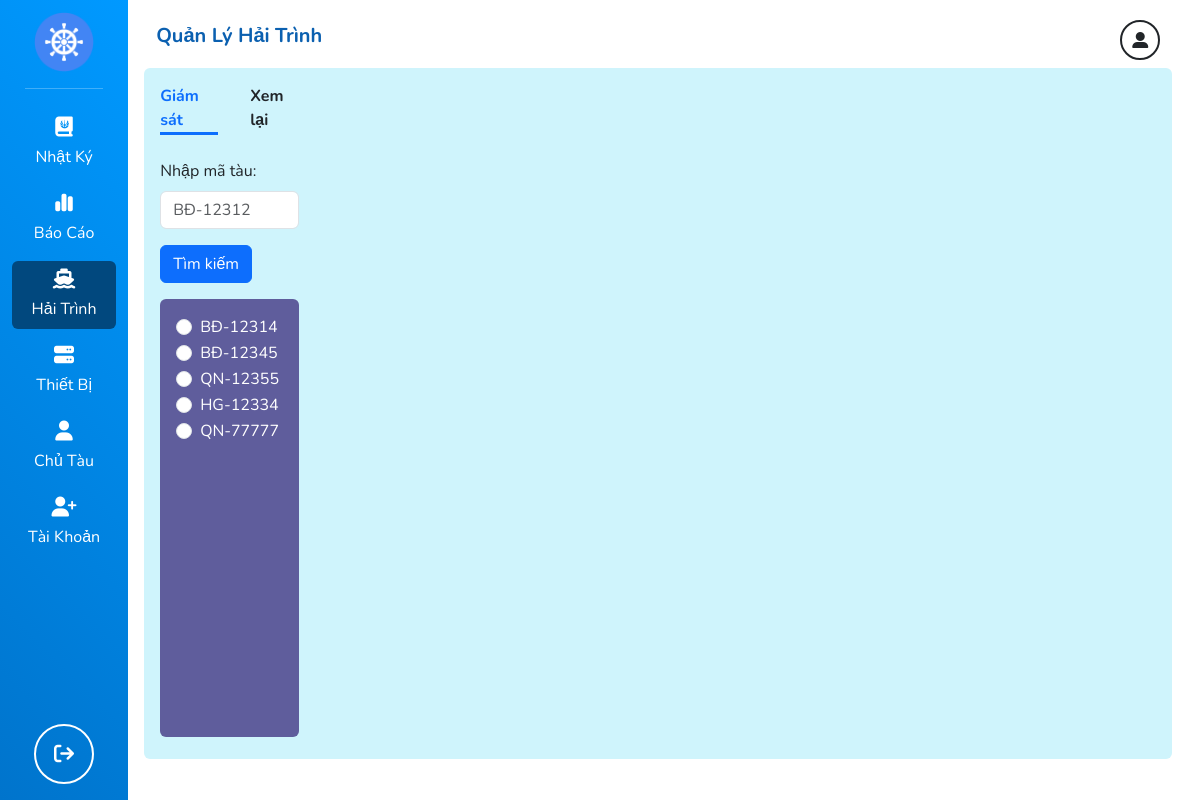
The app's page / (signed in) with its own data.
### core/models.py (models this page shows, shortened)
class BangTau(models.Model):
    ID = models.BigAutoField(
        auto_created=True, primary_key=True, serialize=False, verbose_name='ID'
    )
    IDTau = models.UUIDField(
        unique=True,
        editable=False,
        default=uuid.uuid4,
        help_text='Mã định danh tàu'
    )
    SoDangKy = models.CharField(
        max_length=15, null=False, default='',
        help_text='Số đăng ký'
    ) # số đăng ký giống như biển số của tàu
    TenTau = models.CharField(max_length=128,
        null=False, default='', help_text='Tên tàu')
    HoHieu = models.CharField(max_length=128,
        null=False, default='', help_text='Hô hiệu')
    CoHieu = models.CharField(max_length=128,
        null=True, blank=True, help_text='Cờ hiệu')
    IMO = models.CharField(max_length=128, null=False, default='',
        help_text='IMO - International Maritime Organization - Tổ chức hàng hải quốc tế'
    )
    NoiDangKy = models.ForeignKey(
        BangDonViHanhChinhCapTinh,
        on_delete=models.DO_NOTHING,
        null=False,
        default=1
    )
    CangCaDangKy = models.ForeignKey(
        related_name='cangcadangky',
        to=BangCangCa,
        on_delete=models.DO_NOTHING,
        editable=False,
        null=False,
        default=1
    )
    CangCaPhu = models.ForeignKey(
        related_name='cangcadangky_2',
        to=BangCangCa,
        on_delete=models.DO_NOTHING,
        editable=False,
        null=False,
        default=1
    )
    NgheChinh = models.ForeignKey(
        related_name='nghechinh',
        to=BangNganhNgheKhaiThac,
        on_delete=models.DO_NOTHING,
        null=False,
        default=1
    )
    NghePhu1 = models.ForeignKey(related_name='nghephu_1',
        to=BangNganhNgheKhaiThac,
        on_delete=models.DO_NOTHING,
        null=True, blank=True
    )
    NghePhu2 = models.ForeignKey(related_name='nghephu_2',
        to=BangNganhNgheKhaiThac,
        on_delete=models.DO_NOTHING,
        null=True, blank=True
    )
    NgayDangKy = models.DateField(null=False, validators=[
        MinValueValidator(limit_value=date(1900, 1, 1)),
        MaxValueValidator(limit_value=date.today())
    ], help_text='Ngày đăng ký', default=date(1900, 1, 1))
    NgayHetHanDangKy = models.DateField(null=False,
        help_text='Ngày hết hạn đăng ký',
        default=date(1900, 1, 1)
    )
    TongTaiTrong = models.FloatField(null=False,
        default=0, help_text='Tổng trọng tải tàu')
    ChieuDaiLonNhat = models.FloatField(null=False,
        default=0, help_text='Chiều dài tàu')
    ChieuRongLonNhat = models.FloatField(null=False,
        default=0, help_text='Chiều rộng tàu')
    CongSuatMay = models.FloatField(null=False,
        default=0, help_text='Công suất máy')
    MonNuoc = models.FloatField(null=False,
        default=0, help_text='Mớn nước')
    SoThuyenVien = models.IntegerField(null=False,
        default=0, help_text='Số thuyền viên')
    NgaySanXuat = models.DateField(null=True, blank=True, validators=[
        MinValueValidator(limit_value=date(1900, 1, 1)),
        MaxValueValidator(limit_value=date.today())
    ], help_text='Ngày sản xuất')
    NgayHetHan = models.DateField(null=True, blank=True, default=date(1900, 1, 1), help_text='Ngày hết hạn')
    LoaiTau = models.ForeignKey(
        BangMaLoaiTau,
        on_delete=models.DO_NOTHING,
        null=False, default=1
    )
    DungTichHamCa = models.FloatField(null=True,
        blank=True, help_text='Dung tích hầm cá')
    VanTocDanhBat = models.FloatField(null=False,
        default=0, help_text='Vận tốc tàu chạy lúc đánh bắt')
    VanTocHanhTrinh = models.FloatField(null=False,
        default=0, help_text='Vận tốc lớn nhất của tàu')
    IDDevice = models.OneToOneField(
        BangThietBiNhatKyKhaiThac,
        on_delete=models.DO_NOTHING,
        null=True,
        blank=True
    )
    IDChuTau = models.ForeignKey(
        BangChuTau,
        on_delete=models.DO_NOTHING,
        related_name='bangtau_chutau',
        null=True, blank=True,
    )
    IDThuyenTruong = models.OneToOneField(
        BangThuyenTruong,
        on_delete=models.DO_NOTHING,
        null=True,
        blank=True
    )
    IDTinh = models.ForeignKey(
        related_name='bang_tau_tinh',
        to=BangDonViHanhChinhCapTinh,
        on_delete=models.DO_NOTHING,
        null=False,
        default=1
    )
    ThongSoNguCu = models.CharField(max_length=255, null=False,
        default='', help_text='Thông số ngư cụ')
    class Meta:
        verbose_name_plural = "Bảng tàu"

### core/views.py (the view)
# urls.py: path('', index, name='index'),
@login_required(login_url='/login/')
def index(request):
    load_dotenv()
    API_KEY = os.getenv("GOOGLE_MAP_API_KEY")
    ships = BangTau.objects.all()
    return render(request, 'core/index.html', {
        'api_key': API_KEY,
        'ships': ships,
    }, status=200)

### templates/core/index.html (shortened to what this page needs)
{% extends 'base.html' %}
{% load static %}
{% block content %}
{% include 'header.html' with title="Quản lý hải trình" %}
<div class="row bg-info-subtle rounded mt-2" style="height: 90%;overflow: hidden;">
    <div class="col-2 col-sm-3 col-md-2 col-lg-2 col-xl-2 col-xxl-2 p-3 d-flex flex-column justify-content-between">
        <ul class="w-100 d-flex justify-content-center" style="list-style: none;padding-left: 0;gap: 32px;">
            <li id="monitor-border" class="border-bottom border-3 border-primary fs-6">
                <a id="monitor" class="nav-link fw-bolder active text-primary" type="button">Giám sát</a>
            </li>
            <li id="playback-border" class="fs-6">
                <a id="playback" class="nav-link fw-bolder" type="button">Xem lại</a>
            </li>
        </ul>
        <div id="monitor-view" class="w-100 h-100 mt-2">
            <div class="mb-3 fs-6">
                <label class="form-label" for="">Nhập mã tàu:</label>
                <input type="text" class="form-control" placeholder="BĐ-12312">
            </div>
            <div class="mb-3 fs-6">
                <button class="btn btn-primary" type="button">Tìm kiếm</button>
            </div>
            <div class="mb-3 fs-6 text-white p-3 rounded" style="overflow-y: auto;height: 75%;background-color: #5F5D9C;">
                {% for ship in ships %}
                <div class="form-check">
                    <input class="form-check-input" type="radio" name="flexRadioDefault" data-id="{{ship.SoDangKy}}" id="{{ship.SoDangKy}}">
                    <label class="form-check-label" for="{{ship.SoDangKy}}">
                      {{ship.SoDangKy}}
                    </label>
                </div>
                {% endfor %}
            </div>
        </div>
    </div>
    <div class="col-10 rounded">
        <div style="width: 100%;height: 100%;position: relative;" id="map"></div>
    </div>
</div>
{% endblock content %}

### static/assets/css/base.css (style rules this page uses)
* { margin: 0; padding: 0; box-sizing: border-box; font-family: 'Nunito', sans-serif; }

### static/assets/css/modal.css (style rules this page uses)
* { box-sizing: border-box; }

### records on screen
BangTau: SoDangKy "BĐ-12314"
BangTau: SoDangKy "BĐ-12345"
BangTau: SoDangKy "QN-12355"
BangTau: SoDangKy "HG-12334"
BangTau: SoDangKy "QN-77777"

### other values on screen
{{ title }} "Quản Lý Hải Trình"
